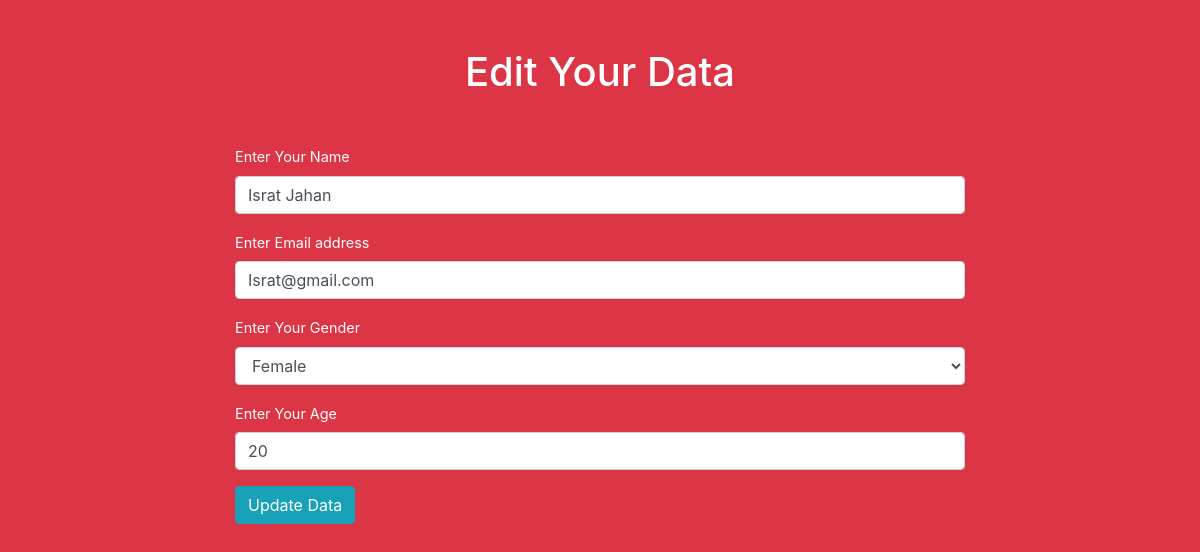
The page /lib/edit.php?id=5 on the database its author committed.
### tables this page shows
CREATE TABLE `student_info` (
  `id` int(11) NOT NULL,
  `name` varchar(50) NOT NULL,
  `email` varchar(50) NOT NULL,
  `gender` tinyint(1) NOT NULL,
  `age` float NOT NULL,
  `pass` varchar(50) NOT NULL
);

### lib/edit.php (the view, shortened to what this page needs)
<?php
	include "connection.php";
	if (isset($_GET['id'])) {
		$edit_id = $_GET['id'];
		$selectSql = "SELECT id, name, email, gender, age FROM student_info WHERE id = $edit_id";
		$result_info = $conn->query($selectSql);
		if ($result_info->num_rows>0) {
			while ($row_student = $result_info->fetch_assoc()) {
?>
<!doctype html>
<html lang="en">
  <head>
    <link rel="stylesheet" href="https://stackpath.bootstrapcdn.com/bootstrap/4.3.1/css/bootstrap.min.css">
  </head>
  <body class="bg-danger">
	<div class="container">
		<div class="row">
			<div class="col-md-8 offset-md-2">
				<div class="header">
					<h1 class="text-white my-5 text-center">Edit Your Data</h1>
				</div>
				<form action="<?php echo $_SERVER['PHP_SELF'];?>" method="post">
				  <div class="form-group">
				    <label for="exampleInputName1">Enter Your Name</label>
				    <input type="text" class="form-control" name="studentname" value="<?php echo $row_student['name'];?>" required>
				  </div>
				  <div class="form-group">
				    <label for="exampleInputEmail1">Enter Email address</label>
				    <input type="email" class="form-control" name="studentemail" value="<?php echo $row_student['email'];?>" required>
				  </div>
				  <div class="form-group">
				    <label for="exampleFormControlSelect1">Enter Your Gender</label>
				    <select class="form-control" name="studentgender">
				      <option value="1"
				      	<?php
	      					if ($row_student['gender'] == 1){
	      						echo "selected";
	      					}
				      	?>
				      >Female</option>
				    </select>
				  </div>
				  <div class="form-group">
				    <label for="exampleInputAge1">Enter Your Age</label>
				    <input type="number" class="form-control" name="studentage" value="<?php echo $row_student['age'];?>" required>
				  </div>
				  <button type="submit" class="btn btn-info" name="edit_btn">Update Data</button>
				</form>
			</div>
		</div>
	</div>
  </body>
</html>
<?php
			}
		}else{
			header("location:../index.php");
		}
	}else{
		header("location:../index.php");
	}
?>

### lib/edit.php (style rules this page uses)
label { color: #ffffff; font-size: 1.2vw; }

### rows shown on the page
student_info: studentname "Israt Jahan", studentemail "Israt@gmail.com", studentgender "Female", studentage "20"
